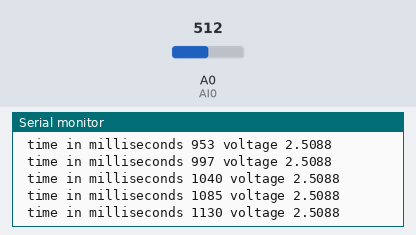
Recording of a sketch running on a simulated Arduino Uno, built with avr-gcc and run on an emulated ATmega328P. Shown: the last lines printed to the serial monitor. Inputs (shaded band) come from the test bench; at power-on: A0 (AI0) = 512.

Above: at 1.2 s.
1.3 s: A0 (AI0) set to 716
At 1.33 s:
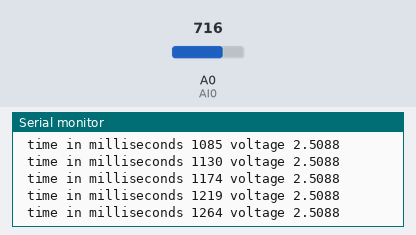
2.8 s: A0 (AI0) set to 900
At 2.81 s:
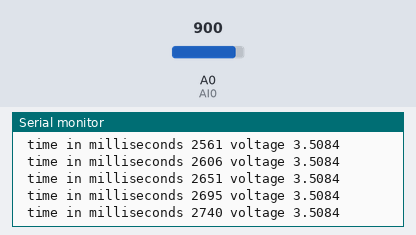
Timing chart, 0 to 5.8 s (numbered marks = the images above; inputs shaded):
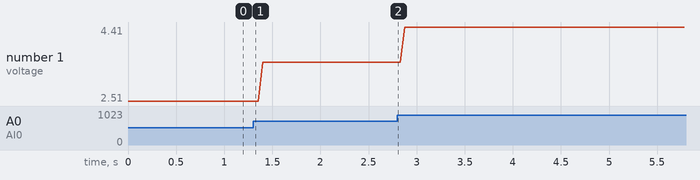

Measured:
- plotted number 1: 2.51 → 3.51 after the input at 1.3 s

The sketch:

Data2Computer_ArduinoSide_Win.ino
```cpp
/////////////////////////////////////////////////////////
// very simple voltmeter that also returns the time since
// the data collection started with the voltage.
// will measure 0 to 5V only!
// Voltages outside 0 to 5V will destroy your Arduino!!!
/////////////////////////////////////////////////////////
  int AI0 = 0;
  float delta_v_min=0.0049;   // volts per A2D unit
  int value = 0;
  float voltage = 0.0;

/////////////////////////////////////////////////////////
   void setup() {
      // put your setup code here, to run once:
      //Initiate Serial Communication
      Serial.begin(9600);    //9600 baud rate
    }

/////////////////////////////////////////////////////////
   void loop() {
      // read in the voltage
      // in A2D units form the serial port
      value = analogRead(AI0);
      Serial.print(" time in milliseconds ");
      // the millis() function gives the time
      // in milliseconds since the sketch started
      Serial.print(millis());
      // convert to voltage units using delta_v_min
      voltage = value * delta_v_min;
      Serial.print(" voltage ");
      Serial.println(voltage, 4);
  }
/////////////////////////////////////////////////////////
/////////////////////////////////////////////////////////
```
